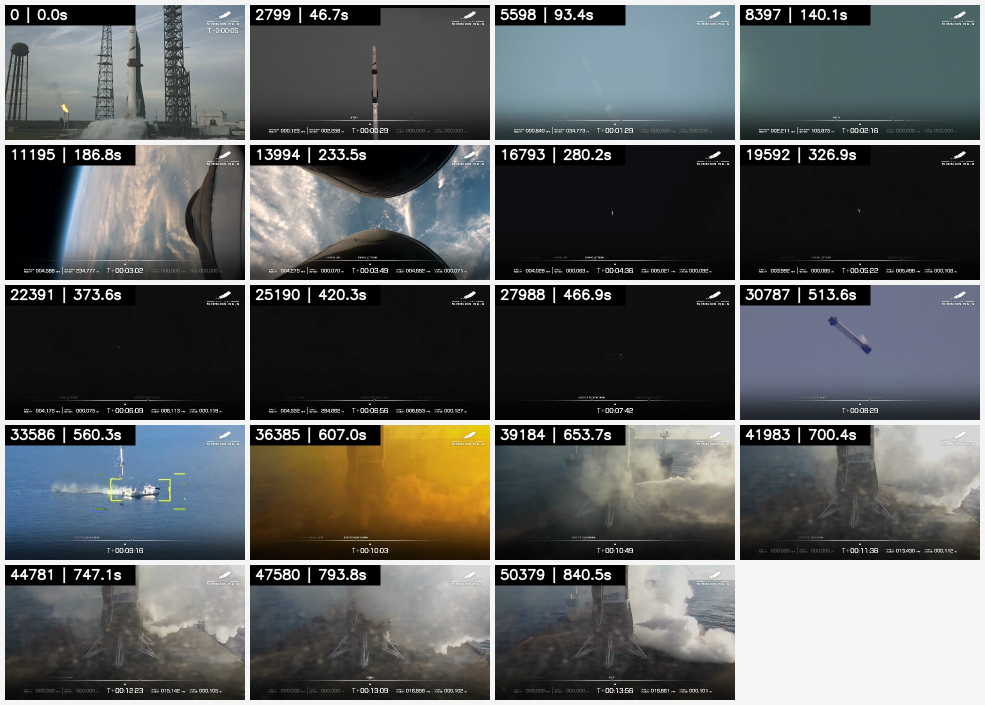
#> input picture fixtures/blue_origin_ng3/contact_sheet.jpg, 1970 x 1410 px (shown at 1/2 size)
$ python -i ocr.py   (imports and definitions only)
#> lines starting #> are read from the running program, lines starting #| are printed output that depends on the picture; after the words box and inside, x2 and y2 are one past the last pixel; in counts of white or black regions, pixels touching at a corner belong together
#> further down, picture is the input picture: shape (1410, 1970, 3); mean B, G, R 94.1, 94.6, 92.5
from __future__ import annotations

from dataclasses import dataclass
from typing import Protocol

import cv2
import numpy as np


@dataclass(slots=True)
class OCRCandidate:
    text: str
    variant: str


@dataclass(slots=True)
class OCRDetection:
    text: str
    variant: str
    x0: int
    y0: int
    x1: int
    y1: int


class OCRBackend(Protocol):
    """Backend-neutral OCR surface used by the extraction pipeline."""

    name: str

    # [7 lines left out: function extract_detections, not called in this run]

    def extract_text(self, image: np.ndarray, field_kind: str) -> list[OCRCandidate]:
        """Run the per-field multi-variant fallback used when strip OCR fails."""

    # [16 lines left out: functions recognize_field_crops, detect_image_text, not called in this run]


class RapidOCRBackend:
    """ONNXRuntime-backed RapidOCR backend, available on every platform."""

    name = "rapidocr"

    # [98 lines left out: functions __init__, extract_detections, extract_text, detect_image_text, recognize_field_crops, not called in this run]


# Back-compat alias: existing call sites used ``OCRRunner`` before backends.
OCRRunner = RapidOCRBackend


def ensure_color(image: np.ndarray) -> np.ndarray:
    if image.ndim == 2:
        return cv2.cvtColor(image, cv2.COLOR_GRAY2BGR)
    return image


# [56 lines left out: functions _strip_resize_scale, _resize_for_rec, build_variants, not called in this run]


def build_rescue_variants(
    image: np.ndarray, pad_px: int = 8, tier: str = "full"
) -> list[tuple[str, np.ndarray]]:
#> called with pad_px = 8, tier = 'full'
    base = image.copy()
    if base.ndim == 2:
        base = cv2.cvtColor(base, cv2.COLOR_GRAY2BGR)
    gray = cv2.cvtColor(base, cv2.COLOR_BGR2GRAY)
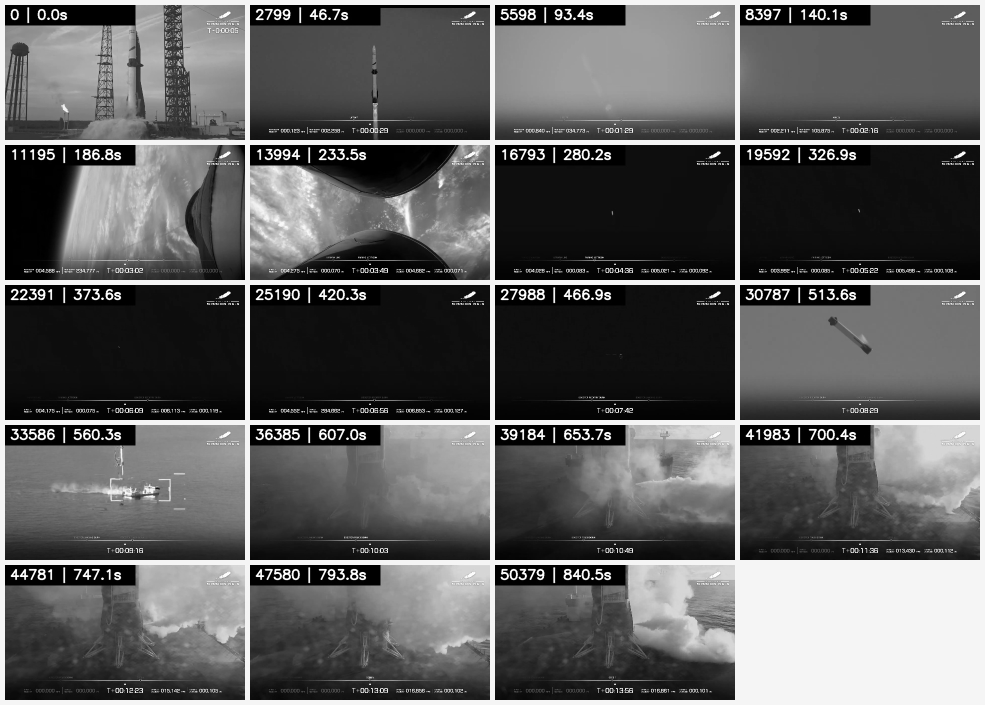
#> gray: shape (1410, 1970) (shown at 1/2 size); min 0, max 255, mean 93.9
    color_pad = cv2.copyMakeBorder(base, pad_px, pad_px, pad_px, pad_px, cv2.BORDER_CONSTANT, value=(0, 0, 0))
    gray_pad = cv2.copyMakeBorder(gray, pad_px, pad_px, pad_px, pad_px, cv2.BORDER_CONSTANT, value=0)
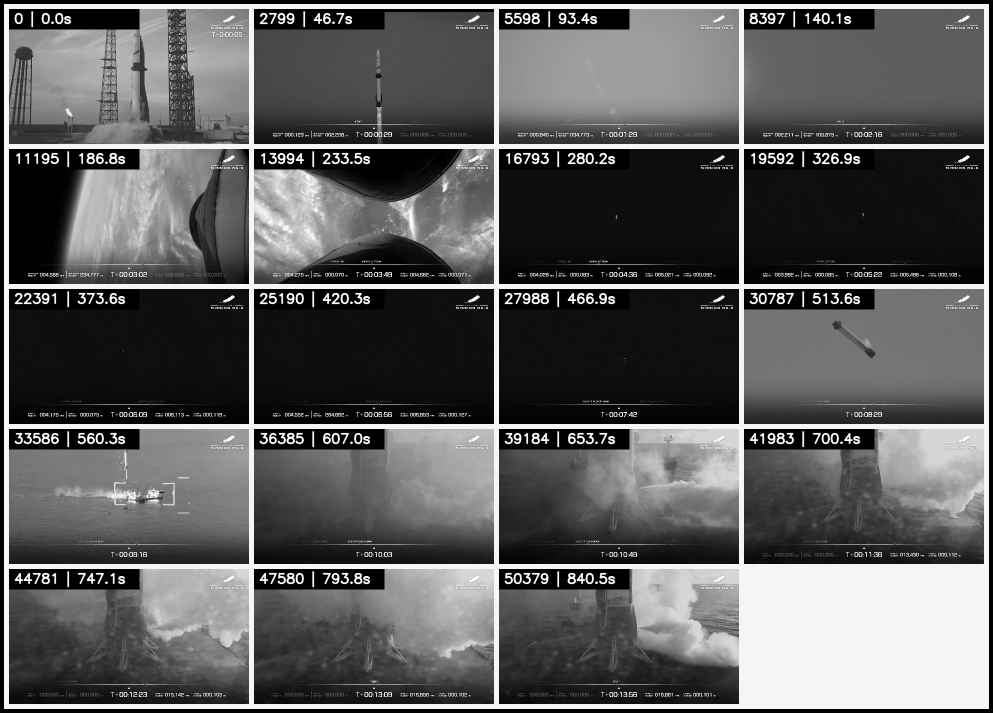
#> gray_pad: shape (1426, 1986) (shown at 1/2 size); min 0, max 255, mean 92.1

    variants: list[tuple[str, np.ndarray]] = []

    def add(name: str, img: np.ndarray, scale: int, interp: int = cv2.INTER_CUBIC) -> None:
#> called with name = 'col_x3', scale = 3, interp = 2
        resized = cv2.resize(img, None, fx=scale, fy=scale, interpolation=interp)
        variants.append((name, ensure_color(resized)))

    add("col_x3", color_pad, 3)
    add("gry_x3", gray_pad, 3)
    thresh_b21 = cv2.adaptiveThreshold(
        gray_pad, 255, cv2.ADAPTIVE_THRESH_GAUSSIAN_C, cv2.THRESH_BINARY, 21, 2
    )
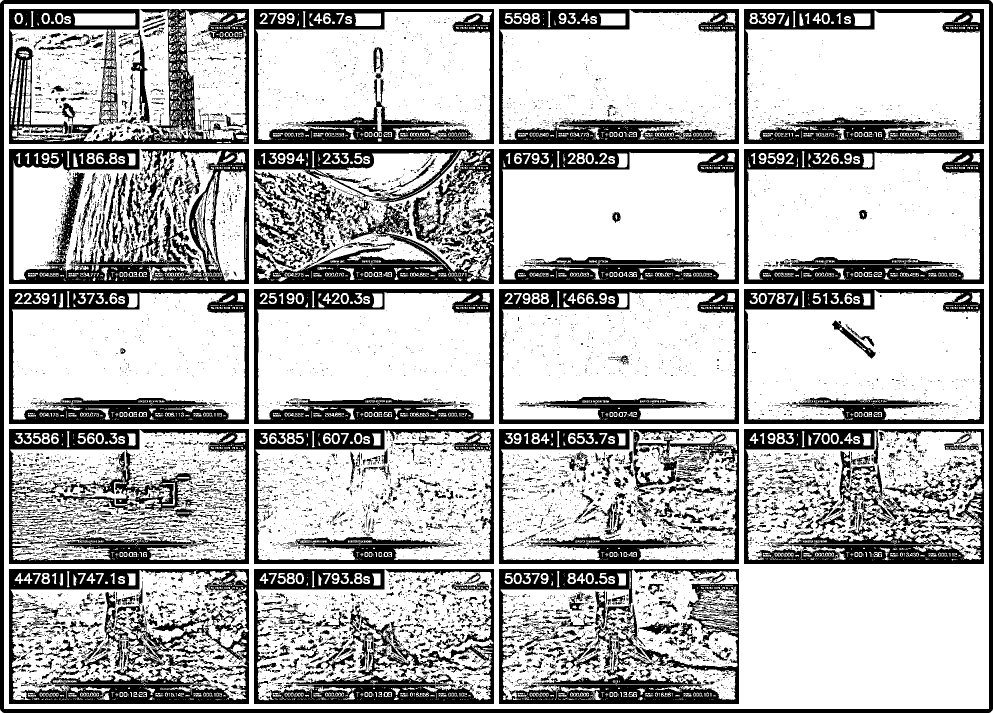
#> thresh_b21: shape (1426, 1986) (shown at 1/2 size); 70.6% white; 10089 black regions (8682 under 20 px), largest, box (x1, y1, x2, y2) and area: (0, 0, 1986, 1426) 54244, (18, 298, 498, 568) 40353, (998, 1138, 1478, 1408) 38986
    add("adapt_b21", thresh_b21, 3)

    if tier == "fast":
        return variants

    add("col_x2", color_pad, 2)
    add("col_x4", color_pad, 4)
    add("gry_x2", gray_pad, 2)
    clahe = cv2.createCLAHE(clipLimit=2.5, tileGridSize=(8, 8)).apply(gray_pad)
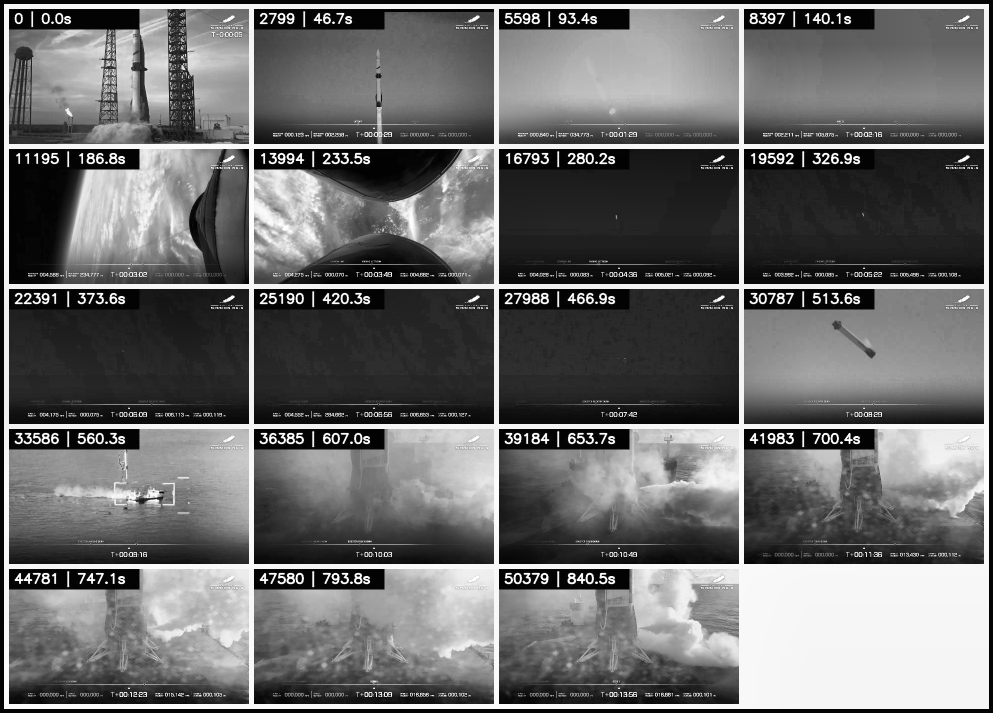
#> clahe: shape (1426, 1986) (shown at 1/2 size); min 0, max 255, mean 107.7
    add("clahe_x3", clahe, 3)

    if tier == "medium":
        return variants

    for block in (15, 31):
        thresh = cv2.adaptiveThreshold(
            gray_pad, 255, cv2.ADAPTIVE_THRESH_GAUSSIAN_C, cv2.THRESH_BINARY, block, 2
        )
        add(f"adapt_b{block}", thresh, 3)
#> this loop made 2 passes
#> pass 1, in build_rescue_variants, `thresh = cv2.adaptiveThreshold( gray_pad, 255, cv2.ADAPTIVE_THRESH_GAU..`:
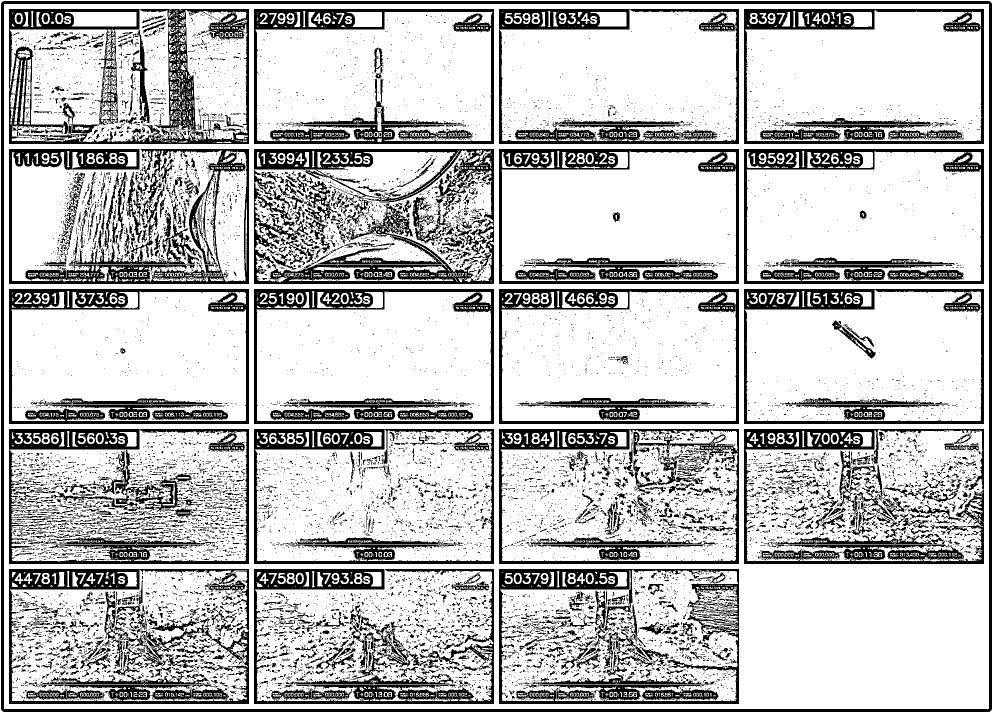
#> thresh: shape (1426, 1986) (shown at 1/2 size); 75.5% white; 12896 black regions (11391 under 20 px), largest, box (x1, y1, x2, y2) and area: (2, 2, 1984, 1424) 40656, (508, 298, 988, 568) 38025, (18, 298, 498, 568) 31403
    _, otsu = cv2.threshold(gray_pad, 0, 255, cv2.THRESH_BINARY + cv2.THRESH_OTSU)
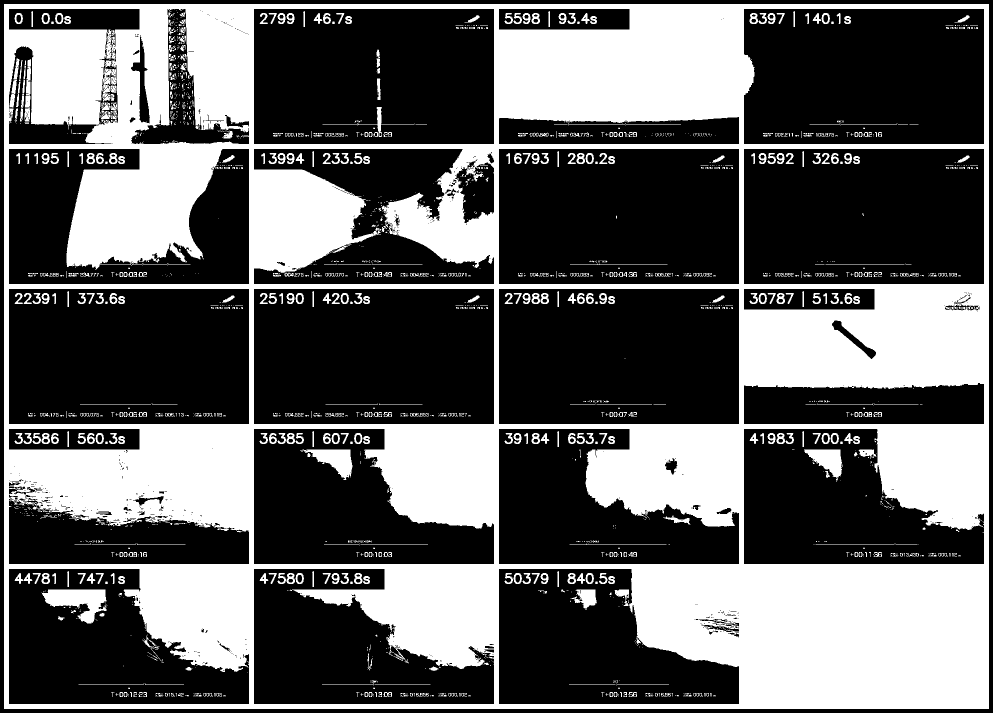
#> otsu: shape (1426, 1986) (shown at 1/2 size); 38% white; 2114 white regions (1538 under 20 px), largest, box (x1, y1, x2, y2) and area: (8, 8, 1978, 1418) 1002533, (84, 1179, 213, 1247) 4759, (600, 899, 705, 960) 2944
    add("otsu", otsu, 3)
    kernel = np.array([[0, -1, 0], [-1, 5, -1], [0, -1, 0]], dtype=np.float32)
    sharp = cv2.filter2D(gray_pad, -1, kernel)
    add("sharp", sharp, 3)
    return variants


class RescueOCR:
    def __init__(self, backend: OCRBackend) -> None:
        self.backend = backend

    # [22 lines left out: function _run_variants, not called in this run]

    def extract(self, image: np.ndarray, tier: str = "full") -> list[OCRCandidate]:
        variants = build_rescue_variants(image, tier=tier)
        return self._run_variants(variants)

>>> import cv2
>>> picture = cv2.imread('../../fixtures/blue_origin_ng3/contact_sheet.jpg')
>>> result = build_rescue_variants(picture)
#> result = 11 items

$ run again, on fixtures/blue_origin_ng3/frame_00_00000.jpg
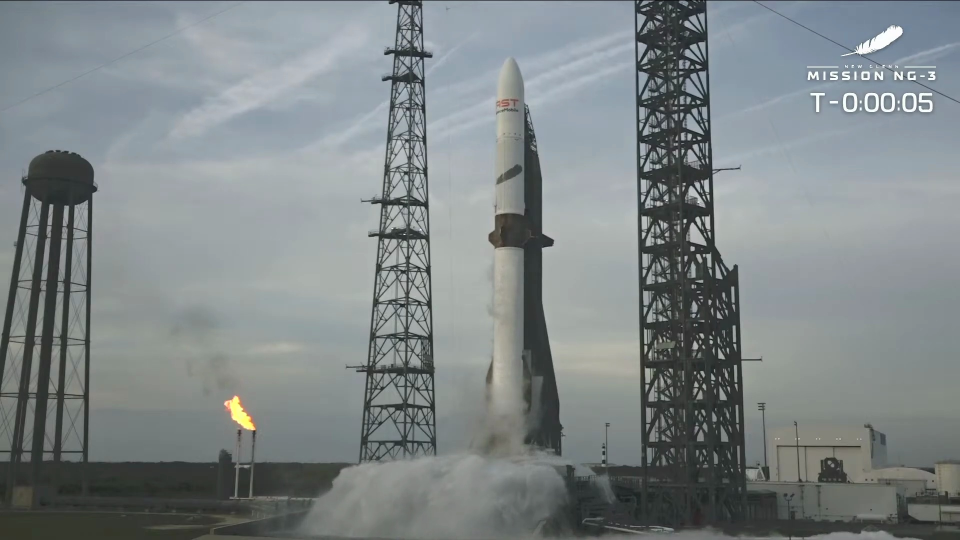
#> input picture fixtures/blue_origin_ng3/frame_00_00000.jpg, 1920 x 1080 px (shown at 1/2 size)
#> picture is the input picture: shape (1080, 1920, 3); mean B, G, R 135.1, 133.7, 126.6
#> resized: shape (3288, 5808)
#> in build_rescue_variants, `thresh_b21 = cv2.adaptiveThreshold( gray_pad, 255, cv2.ADAPTIVE_THRESH..`:
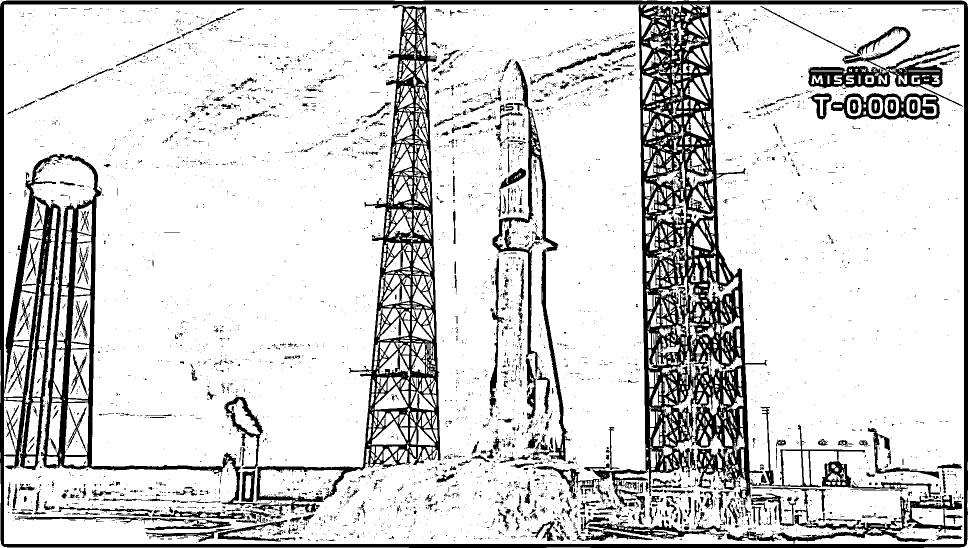
#> thresh_b21: shape (1096, 1936) (shown at 1/2 size); 83% white; 5068 black regions (4529 under 20 px), largest, box (x1, y1, x2, y2) and area: (0, 1, 1936, 1096) 194366, (504, 10, 881, 1037) 47643, (985, 122, 1141, 923) 13647
#> resized: shape (2192, 3872, 3)
#> resized: shape (2192, 3872)
#> resized: shape (3288, 5808)
#> otsu: shape (1096, 1936); 75.9% white; 281 black regions (257 under 20 px), largest, box (x1, y1, x2, y2) and area: (0, 0, 1936, 1096) 468143, (985, 215, 1139, 922) 35007, (1736, 856, 1879, 957) 3228
#> in add (call 10), `resized = cv2.resize(img, None, fx=scale, fy=scale, interpolation=inte..`:
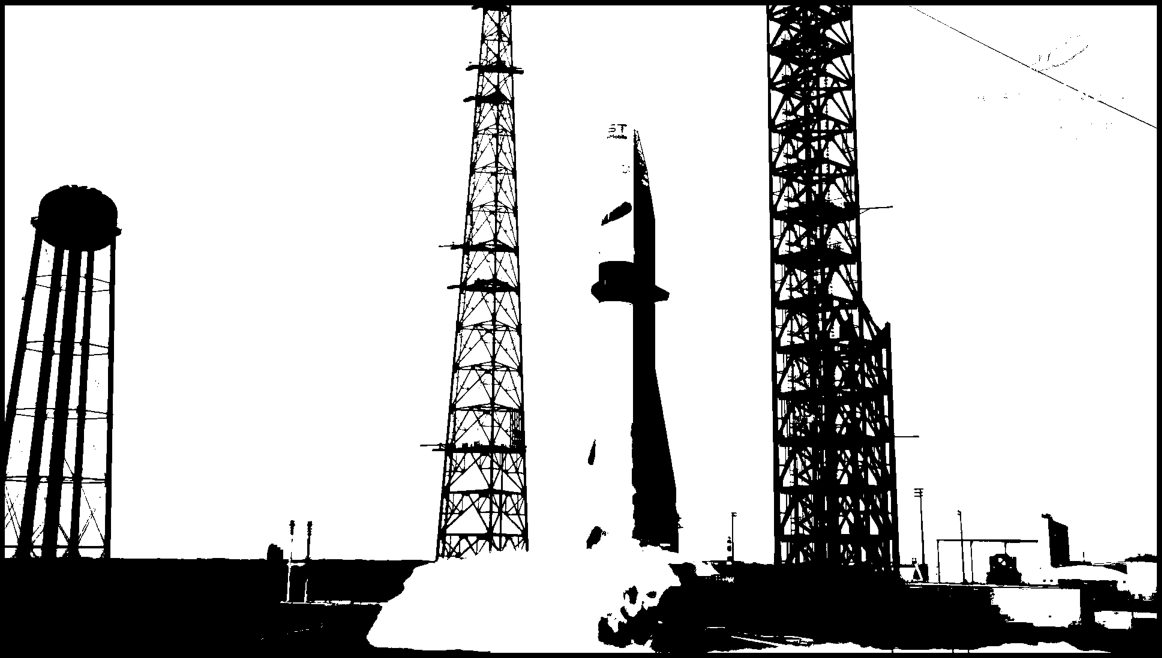
#> resized: shape (3288, 5808) (shown at 1/5 size); min 0, max 255, mean 193.6
#> result = 11 items
